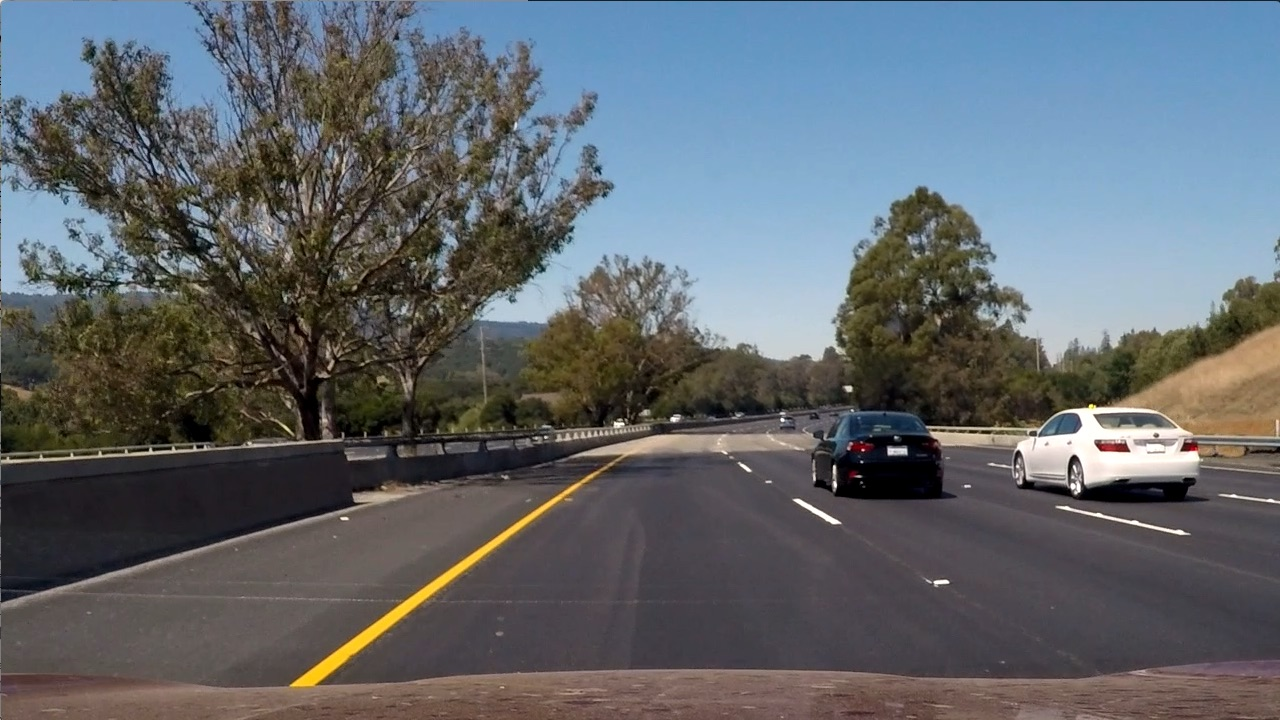
#> input picture Class_1_computer vision_deeplearning_sensor/Lesson_7_GradientAndColorSpace/HLSandColorThresholds/test6.jpg, 1280 x 720 px, found by its file name
$ python hlsandcolor.py
#> lines starting #> are read from the running program, lines starting #| are printed output that depends on the picture
import numpy as np
import cv2
import matplotlib.pyplot as plt
import matplotlib.image as mpimg

image = mpimg.imread('/home/jongmin/Udacity/Lesson_7_GradientAndColorSpace/HLSandColorThresholds/test6.jpg')
#> image is the input picture: shape (720, 1280, 3); mean R, G, B 97, 102.6, 107.9

## Gray Scale
thresh_g = (180, 255)
gray = cv2.cvtColor(image, cv2.COLOR_RGB2GRAY)
binary_g = np.zeros_like(gray)
binary_g[(gray > thresh_g[0]) & (gray <= thresh_g[1])] = 1

R = image[:,:,0]
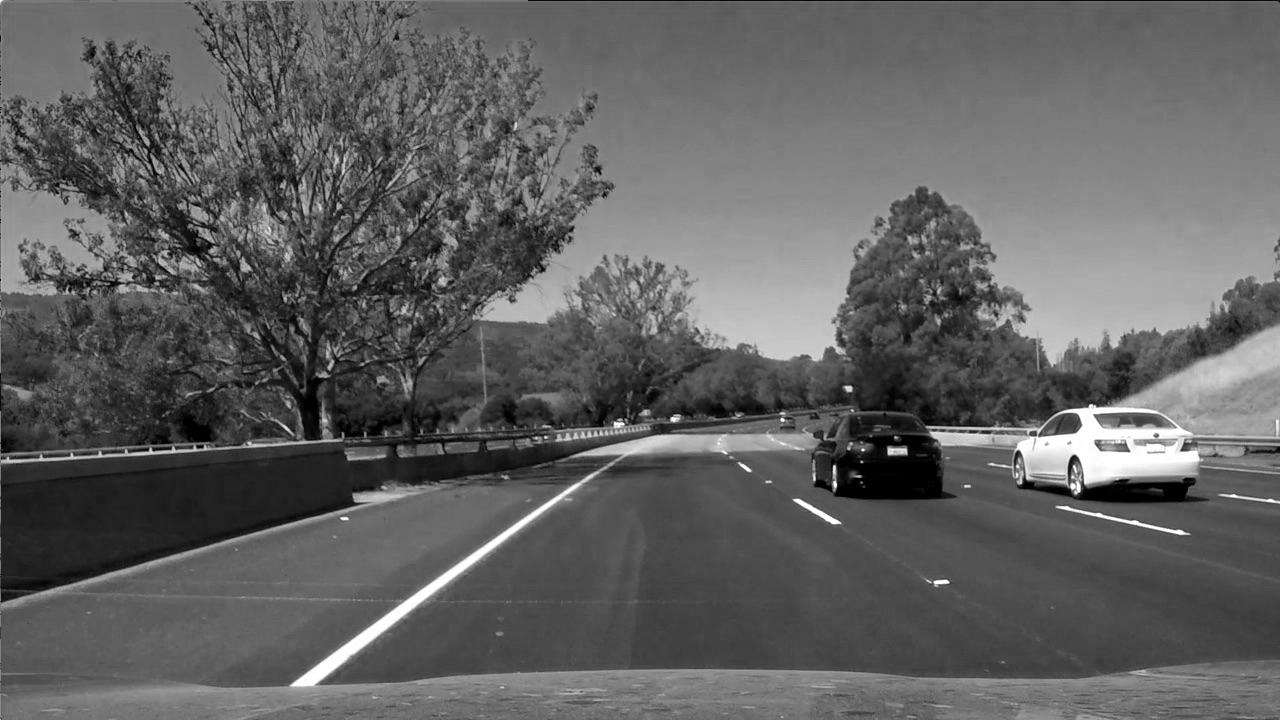
#> R: shape (720, 1280); min 0, max 255, mean 97
G = image[:,:,1]
B = image[:,:,2]
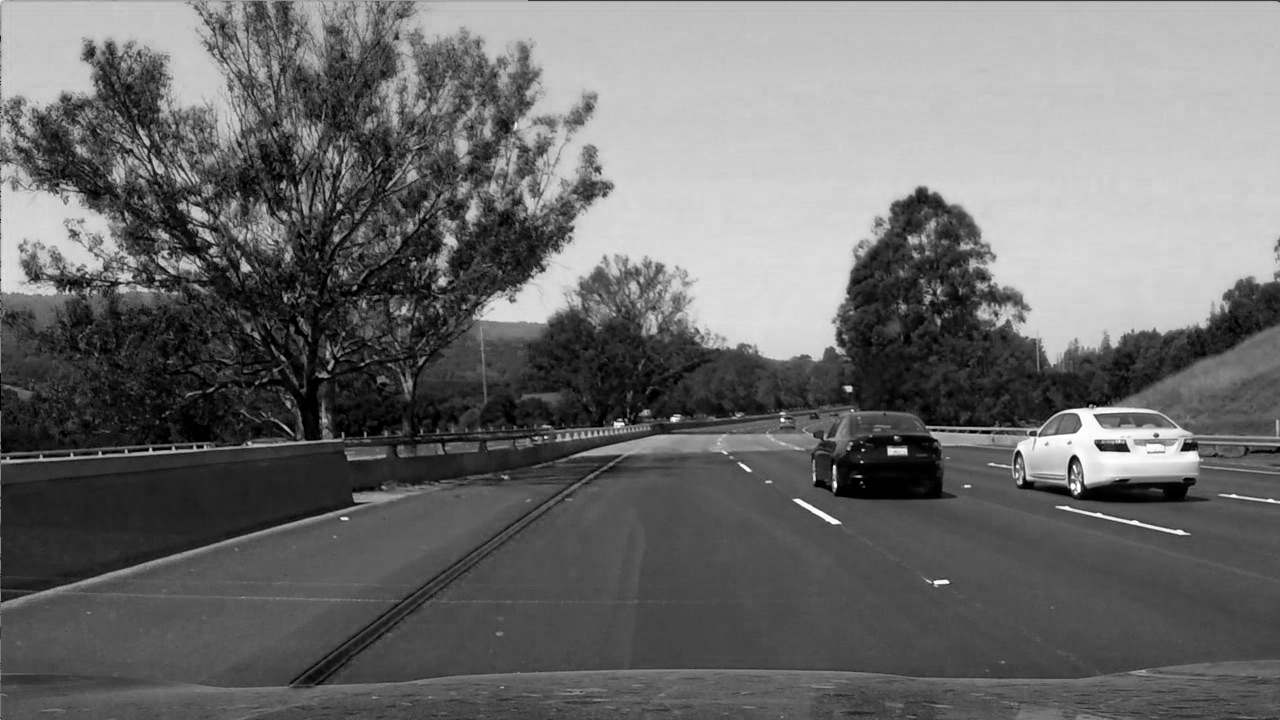
#> B: shape (720, 1280); min 0, max 255, mean 107.9

thresh_r = (200, 255)
binary_r = np.zeros_like(R)
binary_r[(R > thresh_r[0]) & (R <= thresh_r[1])] = 1

hls = cv2.cvtColor(image, cv2.COLOR_RGB2HLS)
#> hls: shape (720, 1280, 3); mean of channels 0, 1, 2 76.7, 102.2, 57.5
H = hls[:,:,0]
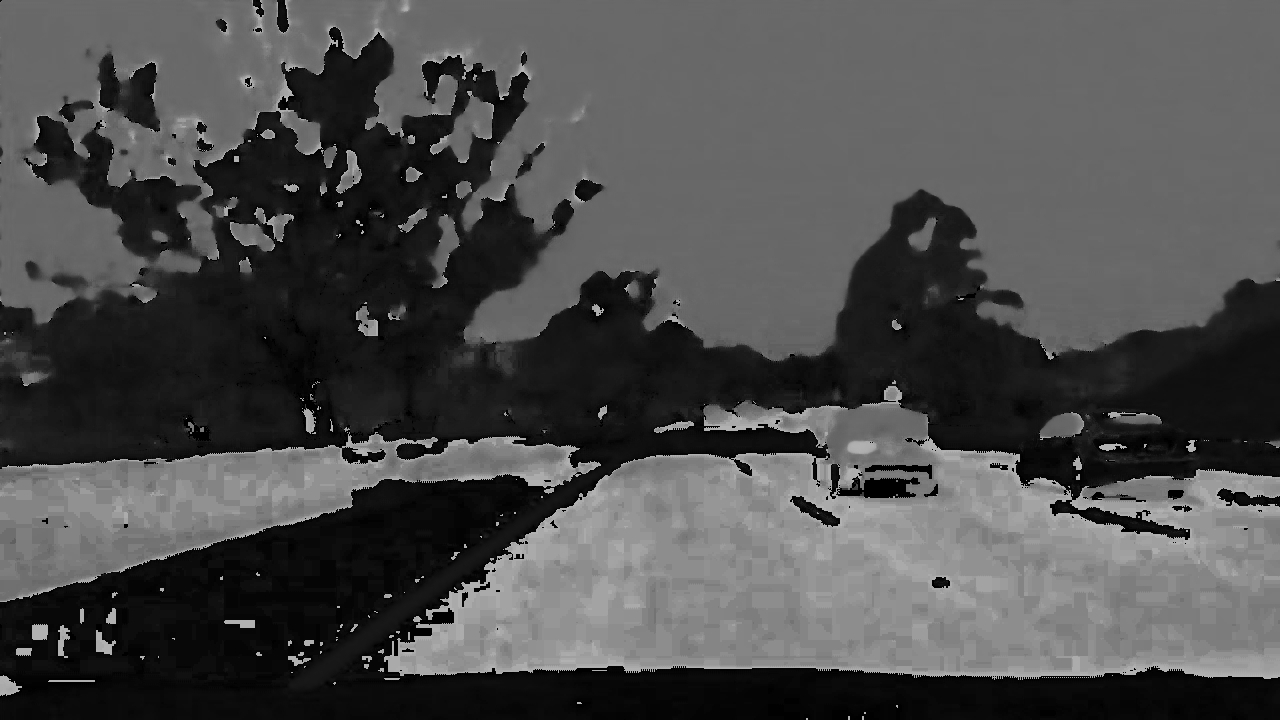
#> H: shape (720, 1280); min 0, max 180, mean 76.7
L = hls[:,:,1]
S = hls[:,:,2]
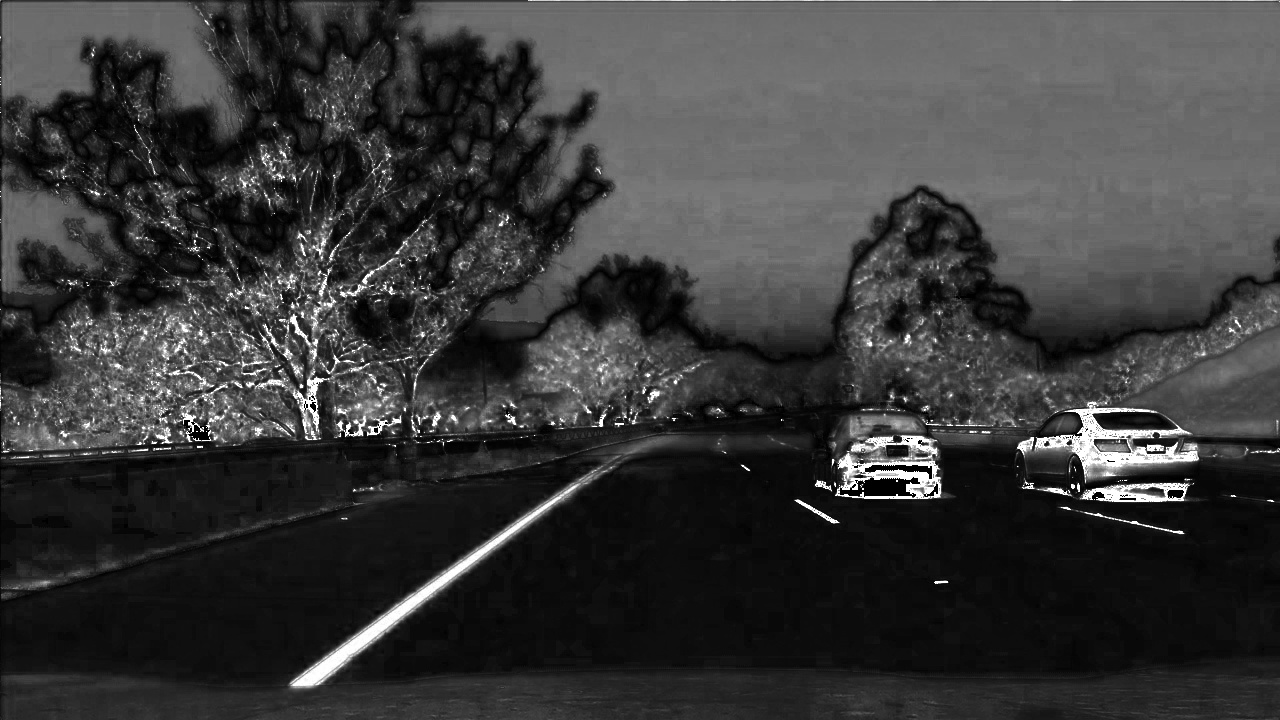
#> S: shape (720, 1280); min 0, max 255, mean 57.5

## Saturation Sacle
thresh_s = (90, 255)
binary_s = np.zeros_like(S)
binary_s[(S > thresh_s[0]) & (S <= thresh_s[1])] = 1

## Hue Scale
thresh_h = (15, 100)
binary_h = np.zeros_like(H)
binary_h[(H > thresh_h[0]) & (H <= thresh_h[1])] = 1


f, ([ax1, ax2], [ax3, ax4]) = plt.subplots(2, 2, figsize=(24, 9))
f.tight_layout()

ax1.imshow(binary_g, cmap='gray')
ax1.set_title('Gray', fontsize=30)
ax2.imshow(binary_r, cmap='gray')
ax2.set_title('Red', fontsize=30)
ax3.imshow(binary_s, cmap='gray')
ax3.set_title('Saturation', fontsize=30)
ax4.imshow(binary_h, cmap='gray')
ax4.set_title('Hue', fontsize=30)
plt.show()
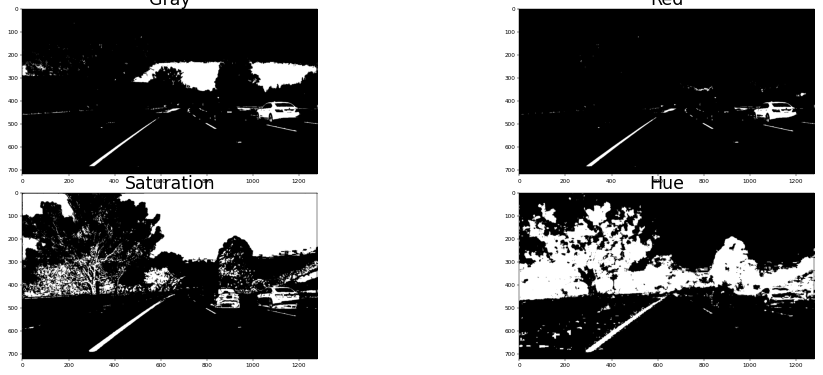
#> figure drawn by matplotlib, 4 panels
